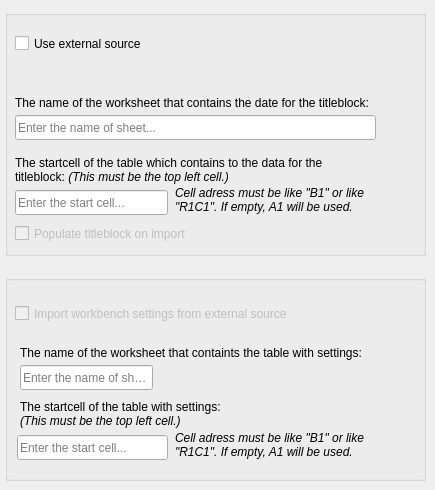
   <widget class="QWidget" name="External_Source">
    <attribute name="title">
     <string>External Source</string>
    </attribute>
    <widget class="QGroupBox" name="groupBox_2">
     <property name="geometry">
      <rect>
       <x>5</x>
       <y>10</y>
       <width>421</width>
       <height>246</height>
      </rect>
     </property>
     <property name="sizePolicy">
      <sizepolicy hsizetype="Fixed" vsizetype="Fixed">
       <horstretch>0</horstretch>
       <verstretch>0</verstretch>
      </sizepolicy>
     </property>
     <property name="title">
      <string/>
     </property>
     <widget class="Gui::PrefCheckBox" name="UseExternalSource">
      <property name="geometry">
       <rect>
        <x>10</x>
        <y>25</y>
        <width>231</width>
        <height>17</height>
       </rect>
      </property>
      <property name="font">
       <font>
        <weight>50</weight>
        <bold>false</bold>
       </font>
      </property>
      <property name="text">
       <string>Use external source</string>
      </property>
      <property name="prefEntry" stdset="0">
       <cstring>UseExternalSource</cstring>
      </property>
      <property name="prefPath" stdset="0">
       <cstring>Mod/TitleBlock Workbench</cstring>
      </property>
     </widget>
     <widget class="QLabel" name="label_16">
      <property name="enabled">
       <bool>true</bool>
      </property>
      <property name="geometry">
       <rect>
        <x>10</x>
        <y>85</y>
        <width>371</width>
        <height>16</height>
       </rect>
      </property>
      <property name="font">
       <font>
        <weight>50</weight>
        <bold>false</bold>
       </font>
      </property>
      <property name="frameShadow">
       <enum>QFrame::Plain</enum>
      </property>
      <property name="text">
       <string>&lt;html&gt;&lt;head/&gt;&lt;body&gt;&lt;p&gt;The name of the worksheet that contains the date for the titleblock:&lt;/p&gt;&lt;/body&gt;&lt;/html&gt;</string>
      </property>
      <property name="wordWrap">
       <bool>true</bool>
      </property>
     </widget>
     <widget class="Gui::PrefLineEdit" name="SheetName">
      <property name="enabled">
       <bool>true</bool>
      </property>
      <property name="geometry">
       <rect>
        <x>10</x>
        <y>105</y>
        <width>361</width>
        <height>25</height>
       </rect>
      </property>
      <property name="font">
       <font>
        <weight>50</weight>
        <bold>false</bold>
       </font>
      </property>
      <property name="toolTip">
       <string>Enter the name of the sheet for the titleblock data</string>
      </property>
      <property name="whatsThis">
       <string>Enter the name of the sheet for the titleblock data</string>
      </property>
      <property name="inputMask">
       <string/>
      </property>
      <property name="text">
       <string/>
      </property>
      <property name="placeholderText">
       <string>Enter the name of sheet...</string>
      </property>
      <property name="prefEntry" stdset="0">
       <cstring>SheetName</cstring>
      </property>
      <property name="prefPath" stdset="0">
       <cstring>Mod/TitleBlock Workbench</cstring>
      </property>
     </widget>
     <widget class="Gui::PrefFileChooser" name="ExternalFileChooser">
      <property name="enabled">
       <bool>true</bool>
      </property>
      <property name="geometry">
       <rect>
        <x>10</x>
        <y>45</y>
        <width>401</width>
        <height>25</height>
       </rect>
      </property>
      <property name="font">
       <font>
        <weight>50</weight>
        <bold>false</bold>
       </font>
      </property>
      <property name="fileName">
       <string/>
      </property>
      <property name="filter">
       <string>*.xlsx; *.FCStd</string>
      </property>
      <property name="prefEntry" stdset="0">
       <cstring>ExternalFile</cstring>
      </property>
      <property name="prefPath" stdset="0">
       <cstring>Mod/TitleBlock Workbench</cstring>
      </property>
     </widget>
     <widget class="QLabel" name="label_15">
      <property name="enabled">
       <bool>true</bool>
      </property>
      <property name="geometry">
       <rect>
        <x>10</x>
        <y>135</y>
        <width>341</width>
        <height>51</height>
       </rect>
      </property>
      <property name="font">
       <font>
        <weight>50</weight>
        <bold>false</bold>
       </font>
      </property>
      <property name="frameShadow">
       <enum>QFrame::Plain</enum>
      </property>
      <property name="text">
       <string>&lt;html&gt;&lt;head/&gt;&lt;body&gt;&lt;p&gt;The startcell of the table which contains to the data for the titleblock: &lt;span style=&quot; font-style:italic;&quot;&gt;(This must be the top left cell.)&lt;/span&gt;&lt;/p&gt;&lt;/body&gt;&lt;/html&gt;</string>
      </property>
      <property name="wordWrap">
       <bool>true</bool>
      </property>
     </widget>
     <widget class="QLabel" name="label_2">
      <property name="enabled">
       <bool>true</bool>
      </property>
      <property name="geometry">
       <rect>
        <x>170</x>
        <y>175</y>
        <width>216</width>
        <height>31</height>
       </rect>
      </property>
      <property name="font">
       <font>
        <weight>50</weight>
        <italic>true</italic>
        <bold>false</bold>
       </font>
      </property>
      <property name="text">
       <string>&lt;html&gt;&lt;head/&gt;&lt;body&gt;&lt;p&gt;Cell adress must be like &amp;quot;B1&amp;quot; or like &amp;quot;R1C1&amp;quot;. If empty, A1 will be used.&lt;/p&gt;&lt;/body&gt;&lt;/html&gt;</string>
      </property>
      <property name="wordWrap">
       <bool>true</bool>
      </property>
     </widget>
     <widget class="Gui::PrefLineEdit" name="StartCell">
      <property name="enabled">
       <bool>true</bool>
      </property>
      <property name="geometry">
       <rect>
        <x>10</x>
        <y>180</y>
        <width>153</width>
        <height>25</height>
       </rect>
      </property>
      <property name="font">
       <font>
        <weight>50</weight>
        <bold>false</bold>
       </font>
      </property>
      <property name="inputMask">
       <string/>
      </property>
      <property name="text">
       <string/>
      </property>
      <property name="placeholderText">
       <string>Enter the start cell...</string>
      </property>
      <property name="prefEntry" stdset="0">
       <cstring>StartCell</cstring>
      </property>
      <property name="prefPath" stdset="0">
       <cstring>Mod/TitleBlock Workbench</cstring>
      </property>
     </widget>
     <widget class="Gui::PrefCheckBox" name="AutoFillTitleBlock">
      <property name="enabled">
       <bool>false</bool>
      </property>
      <property name="geometry">
       <rect>
        <x>10</x>
        <y>215</y>
        <width>391</width>
        <height>17</height>
       </rect>
      </property>
      <property name="font">
       <font>
        <weight>50</weight>
        <bold>false</bold>
       </font>
      </property>
      <property name="text">
       <string>Populate titleblock on import</string>
      </property>
      <property name="checked">
       <bool>false</bool>
      </property>
      <property name="prefEntry" stdset="0">
       <cstring>AutoFillTitleBlock</cstring>
      </property>
      <property name="prefPath" stdset="0">
       <cstring>Mod/TitleBlock Workbench</cstring>
      </property>
     </widget>
    </widget>
    <widget class="QGroupBox" name="groupBox_3">
     <property name="geometry">
      <rect>
       <x>5</x>
       <y>275</y>
       <width>421</width>
       <height>206</height>
      </rect>
     </property>
     <property name="title">
      <string/>
     </property>
     <widget class="QWidget" name="widget_ImportSettings" native="true">
      <property name="enabled">
       <bool>true</bool>
      </property>
      <property name="geometry">
       <rect>
        <x>5</x>
        <y>20</y>
        <width>406</width>
        <height>176</height>
       </rect>
      </property>
      <widget class="Gui::PrefCheckBox" name="ImportSettingsXL">
       <property name="enabled">
        <bool>false</bool>
       </property>
       <property name="geometry">
        <rect>
         <x>5</x>
         <y>10</y>
         <width>381</width>
         <height>17</height>
        </rect>
       </property>
       <property name="font">
        <font>
         <weight>50</weight>
         <bold>false</bold>
        </font>
       </property>
       <property name="text">
        <string>Import workbench settings from external source</string>
       </property>
       <property name="prefEntry" stdset="0">
        <cstring>ImportSettingsXL</cstring>
       </property>
       <property name="prefPath" stdset="0">
        <cstring>Mod/TitleBlock Workbench</cstring>
       </property>
      </widget>
      <widget class="Gui::PrefLineEdit" name="SheetName_Settings">
       <property name="enabled">
        <bool>true</bool>
       </property>
       <property name="geometry">
        <rect>
         <x>10</x>
         <y>70</y>
         <width>133</width>
         <height>25</height>
        </rect>
       </property>
       <property name="font">
        <font>
         <weight>50</weight>
         <bold>false</bold>
        </font>
       </property>
       <property name="toolTip">
        <string>Enter the name of sheet to import the settings from.</string>
       </property>
       <property name="statusTip">
        <string>Enter the name of sheet to import the settings from.</string>
       </property>
       <property name="whatsThis">
        <string>Enter the name of sheet...</string>
       </property>
       <property name="inputMask">
        <string/>
       </property>
       <property name="text">
        <string/>
       </property>
       <property name="placeholderText">
        <string>Enter the name of sheet...</string>
       </property>
       <property name="prefEntry" stdset="0">
        <cstring>SheetName_Settings</cstring>
       </property>
       <property name="prefPath" stdset="0">
        <cstring>Mod/TitleBlock Workbench</cstring>
       </property>
      </widget>
      <widget class="Gui::PrefLineEdit" name="StartCell_Settings">
       <property name="enabled">
        <bool>true</bool>
       </property>
       <property name="geometry">
        <rect>
         <x>7</x>
         <y>140</y>
         <width>151</width>
         <height>25</height>
        </rect>
       </property>
       <property name="font">
        <font>
         <weight>50</weight>
         <bold>false</bold>
        </font>
       </property>
       <property name="toolTip">
        <string>Enter the cell to import the settings from.</string>
       </property>
       <property name="whatsThis">
        <string>Enter the cell to import the settings from.</string>
       </property>
       <property name="inputMask">
        <string/>
       </property>
       <property name="text">
        <string/>
       </property>
       <property name="placeholderText">
        <string>Enter the start cell...</string>
       </property>
       <property name="prefEntry" stdset="0">
        <cstring>StartCell_Settings</cstring>
       </property>
       <property name="prefPath" stdset="0">
        <cstring>Mod/TitleBlock Workbench</cstring>
       </property>
      </widget>
      <widget class="QLabel" name="label_9">
       <property name="enabled">
        <bool>true</bool>
       </property>
       <property name="geometry">
        <rect>
         <x>165</x>
         <y>135</y>
         <width>216</width>
         <height>31</height>
        </rect>
       </property>
       <property name="font">
        <font>
         <weight>50</weight>
         <italic>true</italic>
         <bold>false</bold>
        </font>
       </property>
       <property name="text">
        <string>&lt;html&gt;&lt;head/&gt;&lt;body&gt;&lt;p&gt;Cell adress must be like &amp;quot;B1&amp;quot; or like &amp;quot;R1C1&amp;quot;. If empty, A1 will be used.&lt;/p&gt;&lt;/body&gt;&lt;/html&gt;</string>
       </property>
       <property name="wordWrap">
        <bool>true</bool>
       </property>
      </widget>
      <widget class="QLabel" name="label_13">
       <property name="enabled">
        <bool>true</bool>
       </property>
       <property name="geometry">
        <rect>
         <x>10</x>
         <y>105</y>
         <width>206</width>
         <height>31</height>
        </rect>
       </property>
       <property name="sizePolicy">
        <sizepolicy hsizetype="Preferred" vsizetype="Fixed">
         <horstretch>0</horstretch>
         <verstretch>0</verstretch>
        </sizepolicy>
       </property>
       <property name="font">
        <font>
         <weight>50</weight>
         <bold>false</bold>
        </font>
       </property>
       <property name="frameShadow">
        <enum>QFrame::Plain</enum>
       </property>
       <property name="text">
        <string>&lt;html&gt;&lt;head/&gt;&lt;body&gt;&lt;p&gt;The startcell of the table with settings: &lt;span style=&quot; font-style:italic;&quot;&gt;(This must be the top left cell.)&lt;/span&gt;&lt;/p&gt;&lt;/body&gt;&lt;/html&gt;</string>
       </property>
       <property name="alignment">
        <set>Qt::AlignLeading|Qt::AlignLeft|Qt::AlignTop</set>
       </property>
       <property name="wordWrap">
        <bool>true</bool>
       </property>
      </widget>
      <widget class="QLabel" name="label_14">
       <property name="enabled">
        <bool>true</bool>
       </property>
       <property name="geometry">
        <rect>
         <x>10</x>
         <y>50</y>
         <width>371</width>
         <height>16</height>
        </rect>
       </property>
       <property name="font">
        <font>
         <weight>50</weight>
         <bold>false</bold>
        </font>
       </property>
       <property name="frameShadow">
        <enum>QFrame::Plain</enum>
       </property>
       <property name="text">
        <string>&lt;html&gt;&lt;head/&gt;&lt;body&gt;&lt;p&gt;The name of the worksheet that containts the table with settings:&lt;/p&gt;&lt;/body&gt;&lt;/html&gt;</string>
       </property>
       <property name="wordWrap">
        <bool>true</bool>
       </property>
      </widget>
     </widget>
    </widget>
   </widget>
